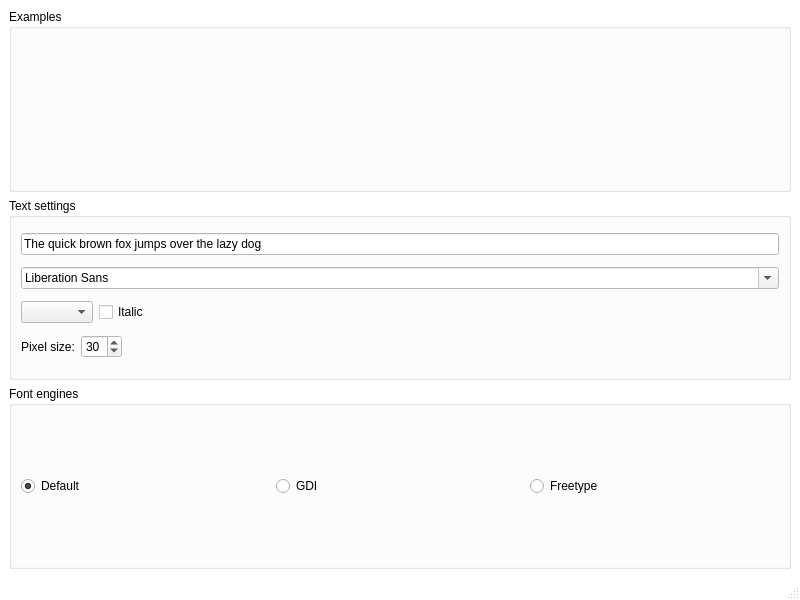
<?xml version="1.0" encoding="UTF-8"?>
<ui version="4.0">
 <class>MainWindow</class>
 <widget class="QMainWindow" name="MainWindow">
  <property name="geometry">
   <rect>
    <x>0</x>
    <y>0</y>
    <width>800</width>
    <height>600</height>
   </rect>
  </property>
  <property name="palette">
   <palette>
    <active>
     <colorrole role="Window">
      <brush brushstyle="SolidPattern">
       <color alpha="255">
        <red>255</red>
        <green>255</green>
        <blue>255</blue>
       </color>
      </brush>
     </colorrole>
    </active>
    <inactive>
     <colorrole role="Window">
      <brush brushstyle="SolidPattern">
       <color alpha="255">
        <red>255</red>
        <green>255</green>
        <blue>255</blue>
       </color>
      </brush>
     </colorrole>
    </inactive>
    <disabled>
     <colorrole role="Base">
      <brush brushstyle="SolidPattern">
       <color alpha="255">
        <red>255</red>
        <green>255</green>
        <blue>255</blue>
       </color>
      </brush>
     </colorrole>
     <colorrole role="Window">
      <brush brushstyle="SolidPattern">
       <color alpha="255">
        <red>255</red>
        <green>255</green>
        <blue>255</blue>
       </color>
      </brush>
     </colorrole>
    </disabled>
   </palette>
  </property>
  <property name="windowTitle">
   <string>MainWindow</string>
  </property>
  <widget class="QWidget" name="centralwidget">
   <layout class="QVBoxLayout" name="verticalLayout_2">
    <item>
     <widget class="QGroupBox" name="gbExamples">
      <property name="palette">
       <palette>
        <active>
         <colorrole role="Window">
          <brush brushstyle="SolidPattern">
           <color alpha="255">
            <red>255</red>
            <green>255</green>
            <blue>255</blue>
           </color>
          </brush>
         </colorrole>
        </active>
        <inactive>
         <colorrole role="Window">
          <brush brushstyle="SolidPattern">
           <color alpha="255">
            <red>255</red>
            <green>255</green>
            <blue>255</blue>
           </color>
          </brush>
         </colorrole>
        </inactive>
        <disabled>
         <colorrole role="Base">
          <brush brushstyle="SolidPattern">
           <color alpha="255">
            <red>255</red>
            <green>255</green>
            <blue>255</blue>
           </color>
          </brush>
         </colorrole>
         <colorrole role="Window">
          <brush brushstyle="SolidPattern">
           <color alpha="255">
            <red>255</red>
            <green>255</green>
            <blue>255</blue>
           </color>
          </brush>
         </colorrole>
        </disabled>
       </palette>
      </property>
      <property name="title">
       <string>Examples</string>
      </property>
      <layout class="QVBoxLayout" name="verticalLayout_3">
       <item>
        <widget class="QLabel" name="lImage">
         <property name="text">
          <string/>
         </property>
        </widget>
       </item>
      </layout>
     </widget>
    </item>
    <item>
     <widget class="QGroupBox" name="groupBox_2">
      <property name="title">
       <string>Text settings</string>
      </property>
      <layout class="QVBoxLayout" name="verticalLayout">
       <item>
        <widget class="QLineEdit" name="leText">
         <property name="text">
          <string>The quick brown fox jumps over the lazy dog</string>
         </property>
        </widget>
       </item>
       <item>
        <widget class="QFontComboBox" name="fontComboBox"/>
       </item>
       <item>
        <layout class="QHBoxLayout" name="horizontalLayout_3">
         <item>
          <widget class="QComboBox" name="cbWeight"/>
         </item>
         <item>
          <widget class="QCheckBox" name="cbItalic">
           <property name="sizePolicy">
            <sizepolicy hsizetype="MinimumExpanding" vsizetype="Fixed">
             <horstretch>0</horstretch>
             <verstretch>0</verstretch>
            </sizepolicy>
           </property>
           <property name="text">
            <string>Italic</string>
           </property>
          </widget>
         </item>
        </layout>
       </item>
       <item>
        <layout class="QHBoxLayout" name="horizontalLayout_2">
         <item>
          <widget class="QLabel" name="label">
           <property name="text">
            <string>Pixel size:</string>
           </property>
          </widget>
         </item>
         <item>
          <widget class="QSpinBox" name="sbPixelSize">
           <property name="minimum">
            <number>1</number>
           </property>
           <property name="value">
            <number>30</number>
           </property>
          </widget>
         </item>
         <item>
          <spacer name="horizontalSpacer">
           <property name="orientation">
            <enum>Qt::Orientation::Horizontal</enum>
           </property>
           <property name="sizeHint" stdset="0">
            <size>
             <width>40</width>
             <height>20</height>
            </size>
           </property>
          </spacer>
         </item>
        </layout>
       </item>
      </layout>
     </widget>
    </item>
    <item>
     <widget class="QGroupBox" name="groupBox">
      <property name="title">
       <string>Font engines</string>
      </property>
      <layout class="QHBoxLayout" name="horizontalLayout">
       <item>
        <widget class="QRadioButton" name="rbDefault">
         <property name="text">
          <string>Default</string>
         </property>
         <property name="checked">
          <bool>true</bool>
         </property>
        </widget>
       </item>
       <item>
        <widget class="QRadioButton" name="rbGdi">
         <property name="text">
          <string>GDI</string>
         </property>
        </widget>
       </item>
       <item>
        <widget class="QRadioButton" name="rbFreetype">
         <property name="enabled">
          <bool>true</bool>
         </property>
         <property name="text">
          <string>Freetype</string>
         </property>
         <property name="checked">
          <bool>false</bool>
         </property>
        </widget>
       </item>
      </layout>
     </widget>
    </item>
   </layout>
  </widget>
  <widget class="QMenuBar" name="menubar">
   <property name="geometry">
    <rect>
     <x>0</x>
     <y>0</y>
     <width>800</width>
     <height>22</height>
    </rect>
   </property>
  </widget>
  <widget class="QStatusBar" name="statusbar"/>
 </widget>
 <resources/>
 <connections/>
</ui>
